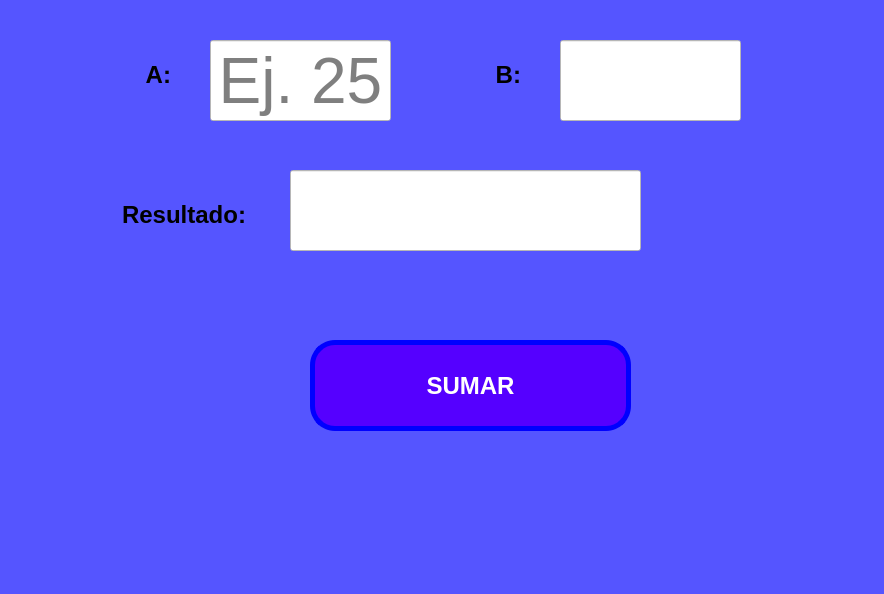
<?xml version="1.0" encoding="UTF-8"?>
<ui version="4.0">
 <class>MainWindow</class>
 <widget class="QMainWindow" name="MainWindow">
  <property name="geometry">
   <rect>
    <x>0</x>
    <y>0</y>
    <width>884</width>
    <height>594</height>
   </rect>
  </property>
  <property name="font">
   <font>
    <italic>true</italic>
   </font>
  </property>
  <property name="focusPolicy">
   <enum>Qt::NoFocus</enum>
  </property>
  <property name="windowTitle">
   <string>MainWindow</string>
  </property>
  <property name="toolTip">
   <string/>
  </property>
  <property name="statusTip">
   <string/>
  </property>
  <property name="styleSheet">
   <string notr="true">background-color: rgb(85, 85, 255);</string>
  </property>
  <widget class="QWidget" name="centralwidget">
   <widget class="QPushButton" name="btn_sumar">
    <property name="geometry">
     <rect>
      <x>310</x>
      <y>340</y>
      <width>321</width>
      <height>91</height>
     </rect>
    </property>
    <property name="font">
     <font>
      <family>MS Sans Serif</family>
      <pointsize>18</pointsize>
      <weight>75</weight>
      <bold>true</bold>
     </font>
    </property>
    <property name="styleSheet">
     <string notr="true">color: rgb(255, 255, 255);
background-color: rgb(85, 0, 255);
border-radius: 25px;
border: 5px solid blue;
</string>
    </property>
    <property name="text">
     <string>SUMAR</string>
    </property>
   </widget>
   <widget class="QLineEdit" name="txt_numero1">
    <property name="geometry">
     <rect>
      <x>210</x>
      <y>40</y>
      <width>181</width>
      <height>81</height>
     </rect>
    </property>
    <property name="font">
     <font>
      <pointsize>48</pointsize>
     </font>
    </property>
    <property name="toolTip">
     <string>Solo números enteros</string>
    </property>
    <property name="statusTip">
     <string>Ingresa un número entero</string>
    </property>
    <property name="styleSheet">
     <string notr="true">background-color: rgb(255, 255, 255);</string>
    </property>
    <property name="text">
     <string/>
    </property>
    <property name="alignment">
     <set>Qt::AlignCenter</set>
    </property>
    <property name="placeholderText">
     <string>Ej. 25</string>
    </property>
   </widget>
   <widget class="QLineEdit" name="txt_resultado">
    <property name="geometry">
     <rect>
      <x>290</x>
      <y>170</y>
      <width>351</width>
      <height>81</height>
     </rect>
    </property>
    <property name="font">
     <font>
      <pointsize>48</pointsize>
     </font>
    </property>
    <property name="styleSheet">
     <string notr="true">background-color: rgb(255, 255, 255);</string>
    </property>
    <property name="text">
     <string/>
    </property>
    <property name="alignment">
     <set>Qt::AlignCenter</set>
    </property>
   </widget>
   <widget class="QLabel" name="label">
    <property name="geometry">
     <rect>
      <x>60</x>
      <y>60</y>
      <width>111</width>
      <height>31</height>
     </rect>
    </property>
    <property name="text">
     <string>&lt;html&gt;&lt;head/&gt;&lt;body&gt;&lt;p align=&quot;right&quot;&gt;&lt;span style=&quot; font-size:18pt; font-weight:600;&quot;&gt;A:&lt;/span&gt;&lt;/p&gt;&lt;/body&gt;&lt;/html&gt;</string>
    </property>
   </widget>
   <widget class="QLabel" name="label_2">
    <property name="geometry">
     <rect>
      <x>115</x>
      <y>200</y>
      <width>131</width>
      <height>31</height>
     </rect>
    </property>
    <property name="text">
     <string>&lt;html&gt;&lt;head/&gt;&lt;body&gt;&lt;p align=&quot;right&quot;&gt;&lt;span style=&quot; font-size:18pt; font-weight:600;&quot;&gt;Resultado:&lt;/span&gt;&lt;/p&gt;&lt;/body&gt;&lt;/html&gt;</string>
    </property>
   </widget>
   <widget class="QLineEdit" name="txt_numero2">
    <property name="geometry">
     <rect>
      <x>560</x>
      <y>40</y>
      <width>181</width>
      <height>81</height>
     </rect>
    </property>
    <property name="font">
     <font>
      <pointsize>48</pointsize>
     </font>
    </property>
    <property name="toolTip">
     <string>Solo númers enteros</string>
    </property>
    <property name="statusTip">
     <string>Ingresa un número entero</string>
    </property>
    <property name="styleSheet">
     <string notr="true">background-color: rgb(255, 255, 255);</string>
    </property>
    <property name="text">
     <string/>
    </property>
    <property name="alignment">
     <set>Qt::AlignCenter</set>
    </property>
   </widget>
   <widget class="QLabel" name="label_3">
    <property name="geometry">
     <rect>
      <x>410</x>
      <y>60</y>
      <width>111</width>
      <height>31</height>
     </rect>
    </property>
    <property name="text">
     <string>&lt;html&gt;&lt;head/&gt;&lt;body&gt;&lt;p align=&quot;right&quot;&gt;&lt;span style=&quot; font-size:18pt; font-weight:600;&quot;&gt;B:&lt;/span&gt;&lt;/p&gt;&lt;/body&gt;&lt;/html&gt;</string>
    </property>
   </widget>
  </widget>
  <widget class="QMenuBar" name="menubar">
   <property name="geometry">
    <rect>
     <x>0</x>
     <y>0</y>
     <width>884</width>
     <height>22</height>
    </rect>
   </property>
  </widget>
  <widget class="QStatusBar" name="statusbar"/>
 </widget>
 <resources/>
 <connections/>
</ui>
